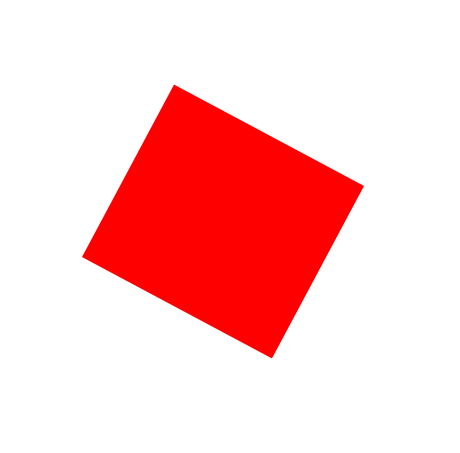
#> input picture opencv_audio/img/box_r1.png, 460 x 453 px, found by its file name
$ python cv_color_obj1.py
#> lines starting #> are read from the running program, lines starting #| are printed output that depends on the picture; after the words box and inside, x2 and y2 are one past the last pixel; in counts of white or black regions, pixels touching at a corner belong together; long printed decimals are rounded
#> further down, image is the input picture: shape (453, 460, 3); mean B, G, R 203.5, 203.5, 255
import cv2
import numpy as np


def find_red_boxes(image):
    # H(360도) -> 0: 적, 60: 황, 120: 녹, 240: 청
    # S(100%) -> 0: 무색, 255: 유색
    # V(100%) -> 0: 암, 255: 명
    hsv = cv2.cvtColor(image, cv2.COLOR_BGR2HSV)
#> hsv: shape (453, 460, 3); mean H, S, V 0, 51.5, 255
    # 적색 범위 지정 (OpenCV는 H값을 0~180(H/2)으로 지정함)
    lower_red = np.array([0, 100, 100])
    upper_red = np.array([10, 255, 255])
    lower_red2 = np.array([170, 100, 100])
    upper_red2 = np.array([180, 255, 255])
    # 빨간 영역 마스킹(빨간영역=255(흰), 나머지-0(검정))
    mask1 = cv2.inRange(hsv, lower_red, upper_red)
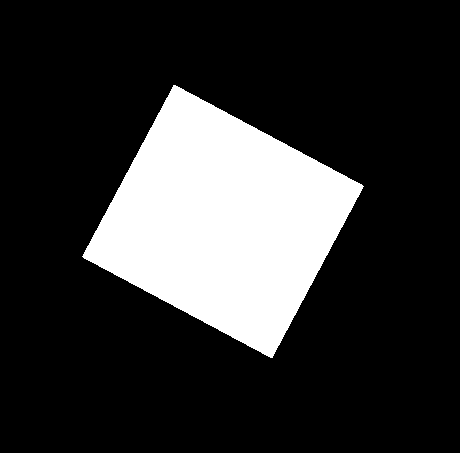
#> mask1: shape (453, 460); 20.2% white; 1 white region
    mask2 = cv2.inRange(hsv, lower_red2, upper_red2)
#> mask2: shape (453, 460); every value is 0
    # 두 마스크를 통합
    mask = cv2.bitwise_or(mask1, mask2)
    # 마스크된 이미지에서 윤곽선을 찾음
    # cv2.RETR_EXTERNAL: 최외곽 윤곽선만 찾기
    # cv2.CHAIN_APPROX_SIMPLE: 꼭짓점만 반환
    # cv2.CHAIN_APPROX_NONE: 윤곽선의 모든 점 반환
    contours, _ = cv2.findContours(mask, cv2.RETR_EXTERNAL, cv2.CHAIN_APPROX_SIMPLE)
#> contours = 1 contour; box (x1, y1, x2, y2) and area: (82, 85, 364, 358) 41832
    # 빨간 네모 상자 및 각도 필터링
    red_boxes = []
    for contour in contours:
        # 윤곽선의 바운딩 박스 계산
        rect = cv2.minAreaRect(contour)  # 리턴값((중앙x, 중앙y), (폭, 높이), 각도)
        box = cv2.boxPoints(rect)
        box = np.int16(box)
        # 바운딩 박스의 각도
        angle = rect[2]
        # 일정 크기 이상인 윤곽선만 인정
        if cv2.contourArea(contour) > 100:
            M = cv2.moments(contour)
            center_x = int(
                M["m10"] / M["m00"]
            )  # 중심 x값이 x축 방향으로 얼마나 떨어져 있나?
            center_y = int(
                M["m01"] / M["m00"]
            )  # 중심 y값이 y축 방향으로 얼마나 떨어져 있나?
            red_boxes.append((center_x, center_y, angle))
        return red_boxes
#> this loop made 1 pass
#> (rect, box, angle, center_x, center_y) on pass 1: (((222.5, 221), (195.7, 215.6), -61.91), [[271, 358], [81, 256], [173, 83], [363, 185]], -61.91, 222, 221)
#> after the loop, red_boxes = [(222, 221, -61.91)]


# 이미지 불러오기
image = cv2.imread(r"k111\img_src\box_r1.png")
# 빨간 네모 상자의 좌표, 각도 찾기
red_box = find_red_boxes(image)
#> red_box = [(222, 221, -61.91)]
# 좌표, 각도 출력
for box in red_box:
    print("빨간 네모 상자의 좌표:", (box[0], box[1]))
    print("삘간 네모 상자의 각도:", box[2])
#> this loop made 1 pass
#| 빨간 네모 상자의 좌표: (222, 221)
#| 삘간 네모 상자의 각도: -61.907
